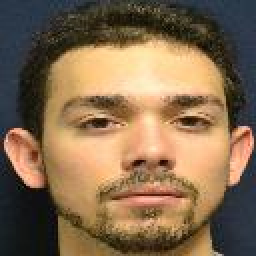
#> input picture Dataset_B/RGB-faces-128x128/1-TD-E-1.jpg, 128 x 128 px, found by its file name (shown 2 times larger); its folder holds only this picture in this run
$ jupyter execute --allow-errors Face_Identification.ipynb
#> lines starting #> are read from the running program, lines starting #| are printed output that depends on the picture
# FACE RECOGNITION PROJECT
##### PROGRAMMER: MOHAMMAD KHALILI

## IMPORT LIBRARY

[cell 1]
import os
import cv2
import numpy as np
from sklearn import svm
import matplotlib.pyplot as pt
from keras.layers import Dense
from skimage.feature import hog
from sklearn.cluster import KMeans
from sklearn import preprocessing
from keras.models import Sequential
from mpl_toolkits.axes_grid1 import ImageGrid
from sklearn.neural_network import MLPClassifier
from sklearn.ensemble import RandomForestClassifier
from sklearn.neighbors import KNeighborsClassifier
from sklearn.model_selection import StratifiedShuffleSplit
from sklearn.discriminant_analysis import LinearDiscriminantAnalysis as LDA

[cell 2]
def read_dataset(path):
    # target value of image with var
    YA = []
    # input value of angled image
    XA = []
    # target value of different expression
    YE = []
    # input value of different expression
    XE = []
    X = []
    Y = []
    imgs_name = os.listdir(path)
    for fn in imgs_name:
        splitted_file_name= fn.split('-')
        dr = os.path.join(path,fn)
        Y.append(int(splitted_file_name[0]))
        X.append(pt.imread(dr)[:,:,1])
        # XA or XE ?
        if splitted_file_name[2] == 'A':
            YA.append(int(splitted_file_name[0]))
            XA.append(pt.imread(dr)[:,:,1])
        else:
            YE.append(int(splitted_file_name[0]))
            XE.append(pt.imread(dr)[:,:,1])
    return YA,XA,YE,XE,X,Y

## READ DATASET FROM SPECIFIC DIRECTORY (X,Y)

[cell 3]
YA,XA,YE,XE,X,Y = read_dataset("F://MSCCourse//992//Computer Vision//Project//Dataset_B//RGB-faces-128x128")
#> YA = []; XA = []; YE = [1]; XE = 1 item; X = 1 item; Y = [1]

[cell 4]
def show_result(feature_map,name_list,n):
    width = len(name_list)
    fig, axs = pt.subplots(6,width, figsize=(100, 100))
    fig.subplots_adjust(hspace = .005, wspace= .1)
    axs = axs.ravel()
    for i, img in enumerate(feature_map):
        axs[i].axis('off')
        axs[i].imshow(img,cmap = 'gray')

[cell 5]
fig, (ax1,ax2,ax3,ax4) = pt.subplots(1,4)
ax1.axis('off')
ax2.axis('off')
ax3.axis('off')
ax4.axis('off')
fig.suptitle('DIFFERENT POSES')
#> (the rest of this cell did not finish here and is left out)

[cell 6]
fig, (ax1,ax2,ax3,ax4) = pt.subplots(1,4)
ax1.axis('off')
ax2.axis('off')
ax3.axis('off')
ax4.axis('off')
fig.suptitle('DIFFERENT Expression')
ax1.imshow(XE[0], cmap='gray')
#> (the rest of this cell did not finish here and is left out)

## PREPROCESSING PHASE

### BLUR

[cell 7]
def Blur(X):
    for  i in range(len(X)):
        X[i] = cv2.blur(X[i],(2,2))
    return X

### HISTOGRAM EQUALIZATION

[cell 8]
def Histogram_Equalization(X):
    for  i in range(len(X)):
        X[i] = cv2.equalizeHist(X[i])
    return X

## FEATURE EXTRACTION

### FEATURE EXTRACTION FUNCTION

##### GABOR

[cell 9]
# FUNCTION IMPLEMENT GABOR OPERATOR FOR FEATURE EXTRACTION
def gabor_feature():
    pass

##### HISTOGRAM OF ORIENTED GRADIAN

[cell 10]
# FUNCTION IMPLEMENT HISTOGRAM OF ORIENTED GRADIENT FOR FEATURE EXTRACTION
from skimage.feature import hog
def hog_feature(image,graph_structure,status):
    fd,hog_image = hog(image, orientations=11, pixels_per_cell=(14, 14),
                        cells_per_block=(1, 1), visualize=True)
    if(status==1):
        return fd

    return fd,hog_image

### LOCAL GRAPH STRUCTURE AND SYMMETRIC LOCAL GRAPH STRUCTURE
#### LOCAL GRAPH STRUCTURE
<div ></div>

#### SYMMETRIC LOCAL GRAPH STRUCTURE

<div></div>

#####  LOCAL GRAPH STRUCTURE

[cell 11]
# LGS (LOCAL GRAPH STRUCTURE)
# Used TO CALCULATE DECIMAL NUMBER OF EACH PIXEL WITH LOCAL GRAPH STRUCTURE
def lgs_base(image, graph_structure,status):
    # #ROW
    n = len(image)
    # #COLUMN
    m = len(image[0])
    # VARIABLE FOR KEEP BINARY PATTERN FOR EACH PIXEL
    binary_Pattern = ""
    # PATTERN : THE PATTERN IMAGE CREATED BY APPLYING THE SPECIFIC LGS OPERATOR
    pattern = np.copy(image)
    # LOOP ON IMAGE
    for i in range(2,n-2):
        for j in range(2,m-2):
            binary_Pattern = ""
            # SOURCE PIXEL
            first_vertex = image[i,j]
            # GRAPH SURVEY
            for f in graph_structure:
                # TARGET PIXEL
                next_vertex = image[i+f[0],j+f[1]]
                # CALCULATING DIFFERENCE BETWEEN SOURCE PIXEL AND TARGET PIXEL
                # IF SOURCE - TARGET >0 => ADD BIT 1 TO PATTERN
                # IF SOURCE - TARGET <0 => ADD BIT 0 TO PATTERN
                if((float(first_vertex)-float(next_vertex))>=0):
                    binary_Pattern =  binary_Pattern + '1'
                else:
                    binary_Pattern =  binary_Pattern + '0'
                first_vertex = next_vertex
            # CHANGE BINARY PATTERN TO DECIMAL CODE FOR EACH PIXEL
            pattern[i,j]= int(binary_Pattern,2)
    # CALCULATE HISTOGRAM OF PATTERN
    histg = np.array(cv2.calcHist([pattern[:,:]],[0],None,[256],[0,256]))
    if(status==1):
        return np.array(histg).flatten().astype(int)
    return np.array(histg).flatten().astype(int), pattern

##### SYMMETRIC LOCAL GRAPH STRUCTURE

[cell 12]
# Symetric Vertical Symetric LGS
# vertical LGS
def slgs_base(image,graph_structure,status):
    graph_structore1 = graph_structure[0]
    graph_structore2 = graph_structure[1]
    n = len(image)
    m = len(image[0])
    binary_Pattern = ""
    pattern = np.copy(image)
    # GRAPH STRUCTURE FOR SYMMETRIC LOCAL GRAPH STRUCTure
    for i in range(2,n-2):
        for j in range(1,m-1):
            binary_Pattern = ""
            first_vertex = image[i][j]
            # HALF OF SYMMETRIC GRAPH
            for f in graph_structore1:
                next_vertex = image[i+f[0]][j+f[1]]
                if((float(first_vertex)-float(next_vertex))>=0):
                    binary_Pattern =  binary_Pattern + '1'
                else:
                    binary_Pattern =  binary_Pattern + '0'
                first_vertex = next_vertex

            first_vertex = image[i][j]
            # OTHER HALF OF SYMMETRIC GRAPH
            for f in graph_structore2:
                next_vertex = image[i+f[0]][j+f[1]]
                if((float(first_vertex)-float(next_vertex))>=0):
                    binary_Pattern =  binary_Pattern + '1'
                else:
                    binary_Pattern =  binary_Pattern + '0'
                first_vertex = next_vertex
            pattern[i][j]= int(binary_Pattern,2)
    histg = np.array(cv2.calcHist([pattern],[0],None,[256],[0,256]))
    if(status==1):
        return histg.flatten().astype(int)
    return histg.flatten().astype(int),pattern

##### RGB HISTOGRAM

[cell 13]
# THIS FUNCTION DIVIDES THE IMAGE INTO DIFFERENT BLOCKS AND PASS ITS TO FEATURE EXTRACTION FUNCTION
def generate_image_blocks(image,function,m_block,n_block,graph_structure,status):
    # #ROW
    n = np.shape(image)[0]
    # #COLUMN
    m = np.shape(image)[1]
    # KEEP HISTOGRAM OF EACH BLOCK
    histogram_feature = []
    # SIZE OF EACH BLOCK : #ROW
    m_prim = int(np.floor(m/m_block))
    # SIZE OF EACH ROW : #BLOCK
    n_prim = int(np.floor(n/n_block))
    # SURVEY BLOCKS AND CALL FEATURE EXTRACTION FOR EACH BLOCKS
    for i in range(n_block):
        for j in range(m_block):
            row = (i+1) * n_prim
            col = (j+1) * m_prim
            if((i+1)*n_prim>= n):
               row = n
            if((j+1)*m_prim >= m):
               col = m
            histogram_feature += list(function(image[i*n_prim:row,j*m_prim:col],graph_structure,status))
    return np.array(histogram_feature)

###  GENERATE FEATURE VECTOR

[cell 14]
def feature_generator(X,status):
    # LOCAL GRAPH STRUCTURE FEATURE
#> called with status = 0
    lgs = []

    # VERTICAL LOCAL GRAPH STRUCTORE
    vlgs = []

    # VERTICAL SYMMETRIC LOCAL GRAPH STRUCTURE FEATURE
    vslgs = []

    # ZIGZAG HORIZONTAL LGS
    zhlgs = []

    # HISTOGRAM OF ORIENTED GRADIANT FEATURE
    hog = []


    #####################################################################################################

    # GRAPH STRUCTURE OF VERTICAL SYMMETRIC LGS
    graph_structure1_vslgs = [[-1,0],[-2,1],[-2,-1],[-1,0]]
    graph_structure2_vslgs = [[1,0],[2,1],[2,-1],[1,0]]

    # GRAPH STRUCTURE OF  LGS
    graph_structure_lgs = [[-1,-1],[1,-1],[0,0],[0,1],[-1,2],[1,2],[0,1],[0,0]]

    # GRAPH STRUCTURE OF  VERTICAL LGS
    graph_structure_vlgs   = [[-1,1],[-1,-1],[0,0],[1,0],[2,1],[2,-1],[1,0],[0,0]]

    # GRAPH STRUCTURE OF  ZIGZAG HORIZONTAL LGS
    graph_structure_zhlgs = [[0,1],[0,2],[1,2],[1,1],[1,0],[2,0],[2,1],[2,2]]
    #############################################################################################
    feature_map = []
    for i in range(len(X)):
        # HOG
        if(status == 0):
            f,fm = hog_feature(X[i],None,status)
            feature_map.append(fm)
        else:
            f = generate_image_blocks(X[i],hog_feature,4,4,None,status)
        hog.append(f)


        # LGS
        if(status == 0):
            f,fm = lgs_base(X[i],graph_structure_lgs,status)
            feature_map.append(fm)
        else:
            f =generate_image_blocks(X[i],lgs_base,4,4,graph_structure_lgs,status)
        lgs.append(f)


        # VLGS
        if (status == 0):
            f,fm = lgs_base(X[i],graph_structure_vlgs,status)
            feature_map.append(fm)
        else:
            f = generate_image_blocks(X[i],lgs_base,4,4,graph_structure_vlgs,status)
        vlgs.append(f)

        # VSLGS
        if (status == 0):
            f,fm = slgs_base(X[i],[graph_structure1_vslgs,graph_structure2_vslgs],status)
            feature_map.append(fm)
        else:
            f = generate_image_blocks(X[i],slgs_base,4,4,[graph_structure1_vslgs,graph_structure2_vslgs],status)
        vslgs.append(f)


        # ZHLGS
        if(status == 0):
            f,fm = lgs_base(X[i],graph_structure_zhlgs,status)
            feature_map.append(fm)
        else :
            f = generate_image_blocks(X[i],lgs_base,4,4,graph_structure_zhlgs,status)
        zhlgs.append(f)
#> this loop made 1 pass
#> pass 1, in feature_generator, `f,fm = hog_feature(X[i],None,status)`:
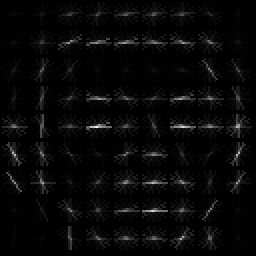
#> fm: shape (128, 128) float64 (shown 2 times larger); min 0, max 44.15, mean 1.4; drawn with min black and max white
#> pass 1, in lgs_base, `pattern = np.copy(image)`:
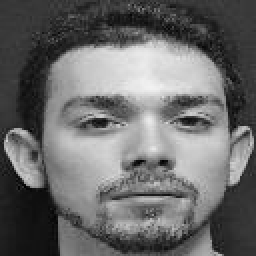
#> pattern: shape (128, 128) (shown 2 times larger); min 0, max 242, mean 106.5
#> pass 1, in feature_generator, `f,fm = lgs_base(X[i],graph_structure_lgs,status)`:
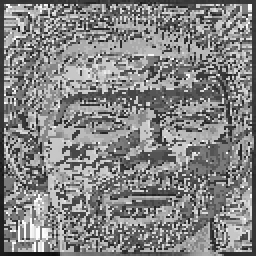
#> fm: shape (128, 128) (shown 2 times larger); min 14, max 255, mean 131.2
#> pass 1, in feature_generator, `f,fm = lgs_base(X[i],graph_structure_vlgs,status)`:
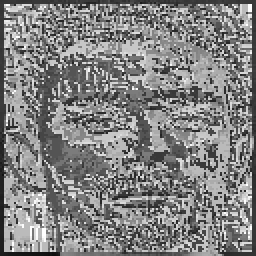
#> fm: shape (128, 128) (shown 2 times larger); min 14, max 255, mean 130.2
#> after the loop, feature_map = 5 items; hog = 1 item; lgs = 1 item; vlgs = 1 item; vslgs = 1 item; zhlgs = 1 item


    # illustrate feature map

    return np.array(hog), np.array(lgs),np.array(vlgs),np.array(vslgs),np.array(zhlgs),feature_map

[cell 15]
# GENERATE FEATURE VECTOR BY DIFFERENT APPROACH: WHOLE IMAGE
hog_f,lgs,vlgs,vslgs,zhlgs,feature_map = feature_generator(X,0)
#> feature_map = 5 items

[cell 16]
show_result(feature_map[0:30],['HOG','LGS','VLGS','VSLGS','ZHLGS'],len(XE))
#> the loop in show_result, `for i, img in enumerate(feature_map):` made 5 passes
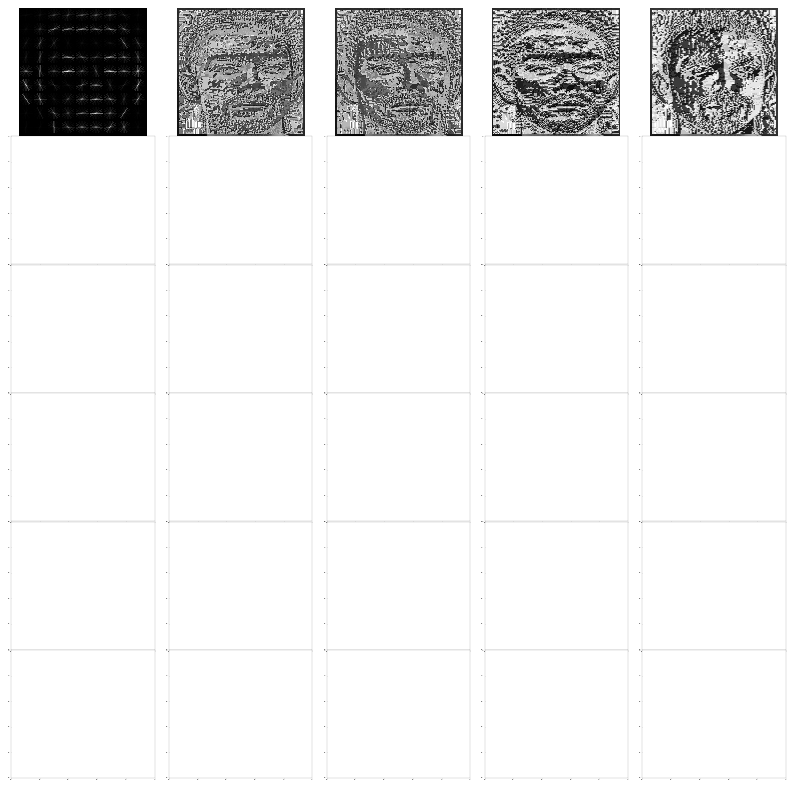
#> figure drawn by matplotlib, 5 panels

##### IMAGE DIVIDES TO M*N BLOCKS
<div ></div>

[cell 17]
# GENERATE FEATURE VECTOR BY DIFFERENT APPROACH : IMAGE DIVIDES TO 4*4 BLOCKS
hogs,lgss,vlgss,vslgss,zhlgss,feature_map = feature_generator(X,1)
#> the loop in feature_generator (call 2), `for i in range(len(X)):` made 1 pass
#> pass 1, in lgs_base (call 4), `pattern = np.copy(image)`:
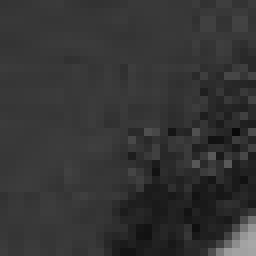
#> pattern: shape (32, 32) (shown 8 times larger); min 9, max 167, mean 52.3
#> pass 1, in lgs_base (call 5), `pattern = np.copy(image)`:
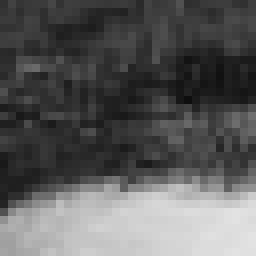
#> pattern: shape (32, 32) (shown 8 times larger); min 14, max 228, mean 90.9
#> pass 1, in lgs_base (call 6), `pattern = np.copy(image)`:
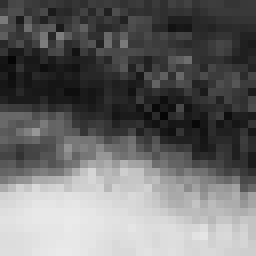
#> pattern: shape (32, 32) (shown 8 times larger); min 5, max 234, mean 106.2
#> pass 1, in lgs_base (call 7), `pattern = np.copy(image)`:
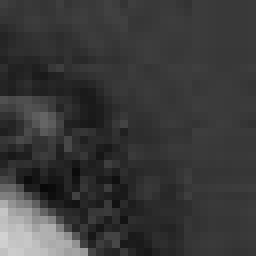
#> pattern: shape (32, 32) (shown 8 times larger); min 8, max 210, mean 57.6
#> feature_map = []

## CLASSIFICATION

[cell 18]
def evaluate(cls,X,Y,c,test_size):
#> called with X = array of shape (1, 891), c = 111, test_size = 0.1
    X = np.array(X)
    Y = np.array(Y)
#> Y = [1]
    result = []
    foldacc = []


    # 10 FOLD (TRAIN,TEST)
    kf= StratifiedShuffleSplit(test_size = test_size , random_state = 10 )
    for train_index, test_index in kf.split(X,Y):
        # USING LDA
        lda = LDA(n_components=c)
        X_train, X_test = X[train_index], X[test_index]
        y_train, y_test = Y[train_index], Y[test_index]
        # LDA OPERATOR (TRAIN DATASET)
        X_train =lda.fit_transform(X[train_index], Y[train_index])
        # LDA OPERATOR (TEST DATASET)
        X_test = lda.transform(X[test_index])
        # TRAIN MODEL BY TRAIN DATASET
        cls.fit(X_train, y_train)
        # TEST MODEL BY TEST DATASET
        foldacc.append(cls.score(X_test, y_test))
#> this loop made 0 passes
#> after the loop, foldacc = []
    # RETURN MEAN AND STANDARD DEVIATION OF RESULT
    return np.mean(foldacc), np.std(foldacc)

[cell 19]
# USE 3 CLASSIFIER FOR EXPRIMENT:
#      KNN
#      RANDOM FOREST
#      SVM
def classifier_manager(feature,feature_name,true_output,component,test_size,k):
    cls_svm =svm.SVC(kernel= 'rbf')
    acc_svm, std_svm = evaluate(cls_svm,feature,true_output,component,test_size)
    print("SVM ACCURACY WITH " + feature_name + " : " +str(acc_svm)+ " +- " +str(std_svm))
    for e in k:
        cls_KNN = KNeighborsClassifier(n_neighbors=e)
        acc_knn, std_knn = evaluate(cls_KNN,feature,true_output,component,test_size)
        print("KNN ACCURACY WITH " + feature_name +" and k = " + str(e) + " : " +str(acc_knn)+ " +- " +str(std_knn))
    cls_rf=RandomForestClassifier(random_state = 0)
    acc_rf, std_rf = evaluate(cls_rf,feature,true_output,component,test_size)
    print("RANDOM FOREST ACCURACY WITH " + feature_name + " : " +str(acc_rf)+ " +- " +str(std_rf))

####  EVALUATION USING THE FEATURES OBTAINED FROM THE WHOLE IMAGE ENTIRLY

[cell 20]
k = [1,2,3,4,5,6,7,8]
#> (the rest of this cell did not finish here and is left out)

[cell 21]
k = [1,2,3,4,5,6,7,8]
#> (the rest of this cell did not finish here and is left out)


[cell 22]
k = [1,2,3,4,5,6,7,8]
#> (the rest of this cell did not finish here and is left out)


[cell 23]
k = [1,2,3,4,5,6,7,8]
#> (the rest of this cell did not finish here and is left out)


[cell 24]
k = [1,2,3,4,5,6,7,8]
#> (the rest of this cell did not finish here and is left out)


[cell 25]
k = [1,2,3,4,5,6,7,8]
#> (the rest of this cell did not finish here and is left out)


[cell 26]
k = [1,2,3,4,5,6,7,8]
#> (the rest of this cell did not finish here and is left out)


[cell 27]
k = [1,2,3,4,5,6,7,8]
#> (the rest of this cell did not finish here and is left out)


[cell 28]
k = [1,2,3,4,5,6,7,8]
#> (the rest of this cell did not finish here and is left out)


[cell 29]
k = [1,2,3,4,5,6,7,8]
#> (the rest of this cell did not finish here and is left out)

$ run again, on Dataset_B/RGB-faces-128x128/102-TD-E-3.jpg
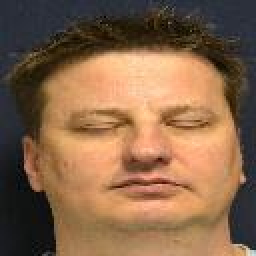
#> input picture Dataset_B/RGB-faces-128x128/102-TD-E-3.jpg, 128 x 128 px, found by its file name (shown 2 times larger)
#> `YA,XA,YE,XE,X,Y = read_dataset("F://MSCCourse//992//Computer Vision//P..`: YA = []; YE = [102]; XE = 1 item; Y = [102]
#> the loop in feature_generator, `for i in range(len(X)):` made 1 pass
#> pass 1, in feature_generator, `f,fm = lgs_base(X[i],graph_structure_vlgs,status)`:
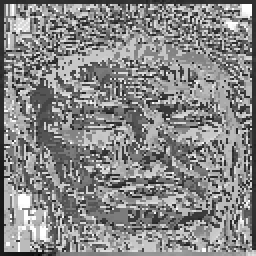
#> fm: shape (128, 128) (shown 2 times larger); min 2, max 255, mean 134.1
#> after the loop in feature_generator, `for i in range(len(X)):`: feature_map = 5 items; hog = 1 item
#> `hog_f,lgs,vlgs,vslgs,zhlgs,feature_map = feature_generator(X,0)`: feature_map = 5 items
#> the loop in show_result, `for i, img in enumerate(feature_map):` made 5 passes
#> the loop in feature_generator (call 2), `for i in range(len(X)):` made 1 pass
#> pass 1, in lgs_base (call 7), `pattern = np.copy(image)`:
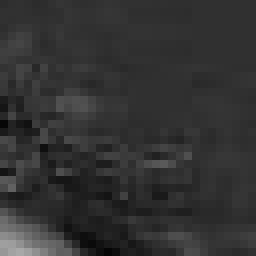
#> pattern: shape (32, 32) (shown 8 times larger); min 5, max 168, mean 50.2
#> `hogs,lgss,vlgss,vslgss,zhlgss,feature_map = feature_generator(X,1)`: feature_map = []
#> in evaluate, `Y = np.array(Y)`: Y = [102]
#> after the loop in evaluate, `for train_index, test_index in kf.split(X,Y):`: foldacc = []

$ run again, on Dataset_B/RGB-faces-128x128/103-TD-A-3.jpg
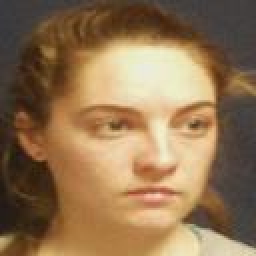
#> input picture Dataset_B/RGB-faces-128x128/103-TD-A-3.jpg, 128 x 128 px, found by its file name (shown 2 times larger)
#> `YA,XA,YE,XE,X,Y = read_dataset("F://MSCCourse//992//Computer Vision//P..`: YA = [103]; XA = 1 item; YE = []; X = 1 item; Y = [103]
#> the loop in feature_generator, `for i in range(len(X)):` made 1 pass
#> pass 1, in feature_generator, `f,fm = lgs_base(X[i],graph_structure_vlgs,status)`:
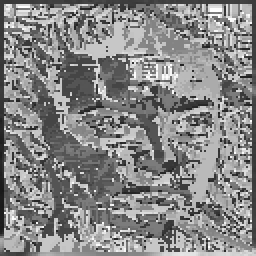
#> fm: shape (128, 128) (shown 2 times larger); min 23, max 255, mean 134.7
#> after the loop in feature_generator, `for i in range(len(X)):`: feature_map = 5 items; hog = 1 item
#> `hog_f,lgs,vlgs,vslgs,zhlgs,feature_map = feature_generator(X,0)`: feature_map = 5 items
#> the loop in show_result, `for i, img in enumerate(feature_map):` made 5 passes
#> the loop in feature_generator (call 2), `for i in range(len(X)):` made 1 pass
#> pass 1, in lgs_base (call 7), `pattern = np.copy(image)`:
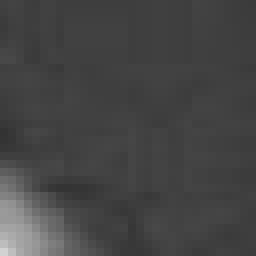
#> pattern: shape (32, 32) (shown 8 times larger); min 51, max 210, mean 68.9
#> `hogs,lgss,vlgss,vslgss,zhlgss,feature_map = feature_generator(X,1)`: feature_map = []
#> in evaluate, `Y = np.array(Y)`: Y = [103]
#> after the loop in evaluate, `for train_index, test_index in kf.split(X,Y):`: foldacc = []
